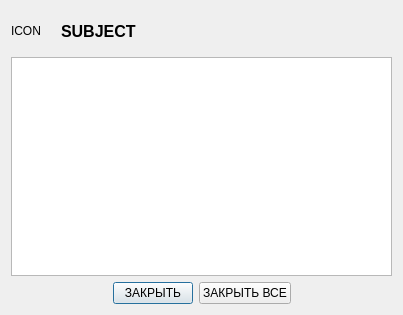
<?xml version="1.0" encoding="UTF-8"?>
<ui version="4.0">
 <class>AlertDialog</class>
 <widget class="QDialog" name="AlertDialog">
  <property name="geometry">
   <rect>
    <x>0</x>
    <y>0</y>
    <width>403</width>
    <height>315</height>
   </rect>
  </property>
  <property name="windowTitle">
   <string>Dialog</string>
  </property>
  <layout class="QVBoxLayout" name="verticalLayout">
   <item>
    <layout class="QVBoxLayout" name="verticalLayout_2">
     <item>
      <layout class="QHBoxLayout" name="horizontalLayout_2">
       <property name="spacing">
        <number>10</number>
       </property>
       <item>
        <widget class="QLabel" name="icon">
         <property name="sizePolicy">
          <sizepolicy hsizetype="Fixed" vsizetype="Fixed">
           <horstretch>0</horstretch>
           <verstretch>0</verstretch>
          </sizepolicy>
         </property>
         <property name="minimumSize">
          <size>
           <width>40</width>
           <height>40</height>
          </size>
         </property>
         <property name="maximumSize">
          <size>
           <width>40</width>
           <height>40</height>
          </size>
         </property>
         <property name="baseSize">
          <size>
           <width>40</width>
           <height>40</height>
          </size>
         </property>
         <property name="font">
          <font>
           <pointsize>9</pointsize>
           <weight>50</weight>
           <bold>false</bold>
          </font>
         </property>
         <property name="text">
          <string>ICON</string>
         </property>
        </widget>
       </item>
       <item>
        <widget class="QLabel" name="subject">
         <property name="sizePolicy">
          <sizepolicy hsizetype="Expanding" vsizetype="Preferred">
           <horstretch>0</horstretch>
           <verstretch>0</verstretch>
          </sizepolicy>
         </property>
         <property name="font">
          <font>
           <pointsize>12</pointsize>
           <weight>75</weight>
           <bold>true</bold>
          </font>
         </property>
         <property name="text">
          <string>SUBJECT</string>
         </property>
        </widget>
       </item>
      </layout>
     </item>
     <item>
      <widget class="QTextBrowser" name="text">
       <property name="sizePolicy">
        <sizepolicy hsizetype="Expanding" vsizetype="Expanding">
         <horstretch>100</horstretch>
         <verstretch>100</verstretch>
        </sizepolicy>
       </property>
      </widget>
     </item>
     <item>
      <layout class="QHBoxLayout" name="horizontalLayout">
       <item>
        <spacer name="horizontalSpacer">
         <property name="orientation">
          <enum>Qt::Horizontal</enum>
         </property>
         <property name="sizeHint" stdset="0">
          <size>
           <width>40</width>
           <height>20</height>
          </size>
         </property>
        </spacer>
       </item>
       <item>
        <widget class="QPushButton" name="closeThis">
         <property name="text">
          <string>ЗАКРЫТЬ</string>
         </property>
        </widget>
       </item>
       <item>
        <widget class="QPushButton" name="closeAll">
         <property name="text">
          <string>ЗАКРЫТЬ ВСЕ</string>
         </property>
        </widget>
       </item>
       <item>
        <spacer name="horizontalSpacer_2">
         <property name="orientation">
          <enum>Qt::Horizontal</enum>
         </property>
         <property name="sizeHint" stdset="0">
          <size>
           <width>40</width>
           <height>20</height>
          </size>
         </property>
        </spacer>
       </item>
      </layout>
     </item>
    </layout>
   </item>
  </layout>
 </widget>
 <resources/>
 <connections/>
</ui>
